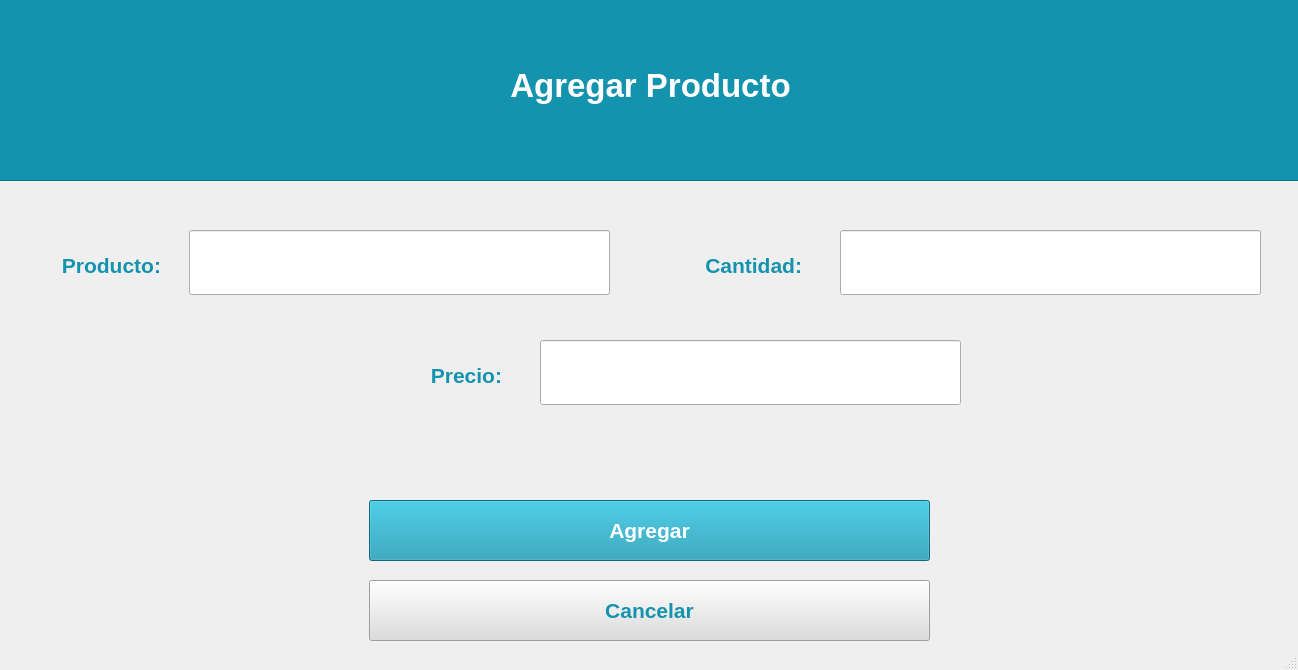
<?xml version="1.0" encoding="UTF-8"?>
<ui version="4.0">
 <class>MainWindow</class>
 <widget class="QMainWindow" name="MainWindow">
  <property name="geometry">
   <rect>
    <x>0</x>
    <y>0</y>
    <width>1298</width>
    <height>670</height>
   </rect>
  </property>
  <property name="minimumSize">
   <size>
    <width>1298</width>
    <height>670</height>
   </size>
  </property>
  <property name="maximumSize">
   <size>
    <width>1298</width>
    <height>670</height>
   </size>
  </property>
  <property name="windowTitle">
   <string>MainWindow</string>
  </property>
  <widget class="QWidget" name="centralwidget">
   <widget class="QPushButton" name="Agregar">
    <property name="geometry">
     <rect>
      <x>369</x>
      <y>500</y>
      <width>561</width>
      <height>61</height>
     </rect>
    </property>
    <property name="palette">
     <palette>
      <active>
       <colorrole role="WindowText">
        <brush brushstyle="SolidPattern">
         <color alpha="255">
          <red>255</red>
          <green>255</green>
          <blue>255</blue>
         </color>
        </brush>
       </colorrole>
       <colorrole role="Button">
        <brush brushstyle="SolidPattern">
         <color alpha="255">
          <red>20</red>
          <green>147</green>
          <blue>174</blue>
         </color>
        </brush>
       </colorrole>
       <colorrole role="ButtonText">
        <brush brushstyle="SolidPattern">
         <color alpha="255">
          <red>255</red>
          <green>255</green>
          <blue>255</blue>
         </color>
        </brush>
       </colorrole>
       <colorrole role="Base">
        <brush brushstyle="SolidPattern">
         <color alpha="255">
          <red>20</red>
          <green>147</green>
          <blue>174</blue>
         </color>
        </brush>
       </colorrole>
       <colorrole role="Window">
        <brush brushstyle="SolidPattern">
         <color alpha="255">
          <red>20</red>
          <green>147</green>
          <blue>174</blue>
         </color>
        </brush>
       </colorrole>
      </active>
      <inactive>
       <colorrole role="WindowText">
        <brush brushstyle="SolidPattern">
         <color alpha="255">
          <red>255</red>
          <green>255</green>
          <blue>255</blue>
         </color>
        </brush>
       </colorrole>
       <colorrole role="Button">
        <brush brushstyle="SolidPattern">
         <color alpha="255">
          <red>20</red>
          <green>147</green>
          <blue>174</blue>
         </color>
        </brush>
       </colorrole>
       <colorrole role="ButtonText">
        <brush brushstyle="SolidPattern">
         <color alpha="255">
          <red>255</red>
          <green>255</green>
          <blue>255</blue>
         </color>
        </brush>
       </colorrole>
       <colorrole role="Base">
        <brush brushstyle="SolidPattern">
         <color alpha="255">
          <red>20</red>
          <green>147</green>
          <blue>174</blue>
         </color>
        </brush>
       </colorrole>
       <colorrole role="Window">
        <brush brushstyle="SolidPattern">
         <color alpha="255">
          <red>20</red>
          <green>147</green>
          <blue>174</blue>
         </color>
        </brush>
       </colorrole>
      </inactive>
      <disabled>
       <colorrole role="WindowText">
        <brush brushstyle="SolidPattern">
         <color alpha="255">
          <red>120</red>
          <green>120</green>
          <blue>120</blue>
         </color>
        </brush>
       </colorrole>
       <colorrole role="Button">
        <brush brushstyle="SolidPattern">
         <color alpha="255">
          <red>20</red>
          <green>147</green>
          <blue>174</blue>
         </color>
        </brush>
       </colorrole>
       <colorrole role="ButtonText">
        <brush brushstyle="SolidPattern">
         <color alpha="255">
          <red>120</red>
          <green>120</green>
          <blue>120</blue>
         </color>
        </brush>
       </colorrole>
       <colorrole role="Base">
        <brush brushstyle="SolidPattern">
         <color alpha="255">
          <red>20</red>
          <green>147</green>
          <blue>174</blue>
         </color>
        </brush>
       </colorrole>
       <colorrole role="Window">
        <brush brushstyle="SolidPattern">
         <color alpha="255">
          <red>20</red>
          <green>147</green>
          <blue>174</blue>
         </color>
        </brush>
       </colorrole>
      </disabled>
     </palette>
    </property>
    <property name="font">
     <font>
      <pointsize>16</pointsize>
      <weight>75</weight>
      <italic>false</italic>
      <bold>true</bold>
      <underline>false</underline>
      <strikeout>false</strikeout>
     </font>
    </property>
    <property name="styleSheet">
     <string notr="true">background-color: rgb(20, 147, 174)</string>
    </property>
    <property name="text">
     <string>Agregar</string>
    </property>
   </widget>
   <widget class="QPushButton" name="Cancelar">
    <property name="geometry">
     <rect>
      <x>369</x>
      <y>580</y>
      <width>561</width>
      <height>61</height>
     </rect>
    </property>
    <property name="palette">
     <palette>
      <active>
       <colorrole role="Button">
        <brush brushstyle="SolidPattern">
         <color alpha="255">
          <red>221</red>
          <green>221</green>
          <blue>221</blue>
         </color>
        </brush>
       </colorrole>
       <colorrole role="ButtonText">
        <brush brushstyle="SolidPattern">
         <color alpha="255">
          <red>20</red>
          <green>147</green>
          <blue>174</blue>
         </color>
        </brush>
       </colorrole>
       <colorrole role="Base">
        <brush brushstyle="SolidPattern">
         <color alpha="255">
          <red>221</red>
          <green>221</green>
          <blue>221</blue>
         </color>
        </brush>
       </colorrole>
       <colorrole role="Window">
        <brush brushstyle="SolidPattern">
         <color alpha="255">
          <red>221</red>
          <green>221</green>
          <blue>221</blue>
         </color>
        </brush>
       </colorrole>
      </active>
      <inactive>
       <colorrole role="Button">
        <brush brushstyle="SolidPattern">
         <color alpha="255">
          <red>221</red>
          <green>221</green>
          <blue>221</blue>
         </color>
        </brush>
       </colorrole>
       <colorrole role="ButtonText">
        <brush brushstyle="SolidPattern">
         <color alpha="255">
          <red>20</red>
          <green>147</green>
          <blue>174</blue>
         </color>
        </brush>
       </colorrole>
       <colorrole role="Base">
        <brush brushstyle="SolidPattern">
         <color alpha="255">
          <red>221</red>
          <green>221</green>
          <blue>221</blue>
         </color>
        </brush>
       </colorrole>
       <colorrole role="Window">
        <brush brushstyle="SolidPattern">
         <color alpha="255">
          <red>221</red>
          <green>221</green>
          <blue>221</blue>
         </color>
        </brush>
       </colorrole>
      </inactive>
      <disabled>
       <colorrole role="Button">
        <brush brushstyle="SolidPattern">
         <color alpha="255">
          <red>221</red>
          <green>221</green>
          <blue>221</blue>
         </color>
        </brush>
       </colorrole>
       <colorrole role="ButtonText">
        <brush brushstyle="SolidPattern">
         <color alpha="255">
          <red>120</red>
          <green>120</green>
          <blue>120</blue>
         </color>
        </brush>
       </colorrole>
       <colorrole role="Base">
        <brush brushstyle="SolidPattern">
         <color alpha="255">
          <red>221</red>
          <green>221</green>
          <blue>221</blue>
         </color>
        </brush>
       </colorrole>
       <colorrole role="Window">
        <brush brushstyle="SolidPattern">
         <color alpha="255">
          <red>221</red>
          <green>221</green>
          <blue>221</blue>
         </color>
        </brush>
       </colorrole>
      </disabled>
     </palette>
    </property>
    <property name="font">
     <font>
      <pointsize>16</pointsize>
      <weight>75</weight>
      <bold>true</bold>
     </font>
    </property>
    <property name="styleSheet">
     <string notr="true">background-color: rgb(221, 221, 221);</string>
    </property>
    <property name="text">
     <string>Cancelar</string>
    </property>
   </widget>
   <widget class="QLabel" name="label_2">
    <property name="geometry">
     <rect>
      <x>-10</x>
      <y>225</y>
      <width>171</width>
      <height>81</height>
     </rect>
    </property>
    <property name="palette">
     <palette>
      <active>
       <colorrole role="WindowText">
        <brush brushstyle="SolidPattern">
         <color alpha="255">
          <red>20</red>
          <green>147</green>
          <blue>174</blue>
         </color>
        </brush>
       </colorrole>
      </active>
      <inactive>
       <colorrole role="WindowText">
        <brush brushstyle="SolidPattern">
         <color alpha="255">
          <red>20</red>
          <green>147</green>
          <blue>174</blue>
         </color>
        </brush>
       </colorrole>
      </inactive>
      <disabled>
       <colorrole role="WindowText">
        <brush brushstyle="SolidPattern">
         <color alpha="255">
          <red>120</red>
          <green>120</green>
          <blue>120</blue>
         </color>
        </brush>
       </colorrole>
      </disabled>
     </palette>
    </property>
    <property name="font">
     <font>
      <pointsize>16</pointsize>
      <weight>75</weight>
      <bold>true</bold>
     </font>
    </property>
    <property name="text">
     <string>Producto:</string>
    </property>
    <property name="alignment">
     <set>Qt::AlignRight|Qt::AlignTrailing|Qt::AlignVCenter</set>
    </property>
   </widget>
   <widget class="QLabel" name="label_3">
    <property name="geometry">
     <rect>
      <x>631</x>
      <y>225</y>
      <width>171</width>
      <height>81</height>
     </rect>
    </property>
    <property name="palette">
     <palette>
      <active>
       <colorrole role="WindowText">
        <brush brushstyle="SolidPattern">
         <color alpha="255">
          <red>20</red>
          <green>147</green>
          <blue>174</blue>
         </color>
        </brush>
       </colorrole>
      </active>
      <inactive>
       <colorrole role="WindowText">
        <brush brushstyle="SolidPattern">
         <color alpha="255">
          <red>20</red>
          <green>147</green>
          <blue>174</blue>
         </color>
        </brush>
       </colorrole>
      </inactive>
      <disabled>
       <colorrole role="WindowText">
        <brush brushstyle="SolidPattern">
         <color alpha="255">
          <red>120</red>
          <green>120</green>
          <blue>120</blue>
         </color>
        </brush>
       </colorrole>
      </disabled>
     </palette>
    </property>
    <property name="font">
     <font>
      <pointsize>16</pointsize>
      <weight>75</weight>
      <bold>true</bold>
     </font>
    </property>
    <property name="text">
     <string>Cantidad:</string>
    </property>
    <property name="alignment">
     <set>Qt::AlignRight|Qt::AlignTrailing|Qt::AlignVCenter</set>
    </property>
   </widget>
   <widget class="QFrame" name="frame">
    <property name="geometry">
     <rect>
      <x>-130</x>
      <y>-20</y>
      <width>1621</width>
      <height>201</height>
     </rect>
    </property>
    <property name="styleSheet">
     <string notr="true">background-color: rgb(20, 147, 174);</string>
    </property>
    <property name="frameShape">
     <enum>QFrame::StyledPanel</enum>
    </property>
    <property name="frameShadow">
     <enum>QFrame::Raised</enum>
    </property>
    <widget class="QLabel" name="label_15">
     <property name="geometry">
      <rect>
       <x>505</x>
       <y>70</y>
       <width>551</width>
       <height>71</height>
      </rect>
     </property>
     <property name="palette">
      <palette>
       <active>
        <colorrole role="WindowText">
         <brush brushstyle="SolidPattern">
          <color alpha="255">
           <red>255</red>
           <green>255</green>
           <blue>255</blue>
          </color>
         </brush>
        </colorrole>
        <colorrole role="Button">
         <brush brushstyle="SolidPattern">
          <color alpha="255">
           <red>20</red>
           <green>147</green>
           <blue>174</blue>
          </color>
         </brush>
        </colorrole>
        <colorrole role="Base">
         <brush brushstyle="SolidPattern">
          <color alpha="255">
           <red>20</red>
           <green>147</green>
           <blue>174</blue>
          </color>
         </brush>
        </colorrole>
        <colorrole role="Window">
         <brush brushstyle="SolidPattern">
          <color alpha="255">
           <red>20</red>
           <green>147</green>
           <blue>174</blue>
          </color>
         </brush>
        </colorrole>
       </active>
       <inactive>
        <colorrole role="WindowText">
         <brush brushstyle="SolidPattern">
          <color alpha="255">
           <red>255</red>
           <green>255</green>
           <blue>255</blue>
          </color>
         </brush>
        </colorrole>
        <colorrole role="Button">
         <brush brushstyle="SolidPattern">
          <color alpha="255">
           <red>20</red>
           <green>147</green>
           <blue>174</blue>
          </color>
         </brush>
        </colorrole>
        <colorrole role="Base">
         <brush brushstyle="SolidPattern">
          <color alpha="255">
           <red>20</red>
           <green>147</green>
           <blue>174</blue>
          </color>
         </brush>
        </colorrole>
        <colorrole role="Window">
         <brush brushstyle="SolidPattern">
          <color alpha="255">
           <red>20</red>
           <green>147</green>
           <blue>174</blue>
          </color>
         </brush>
        </colorrole>
       </inactive>
       <disabled>
        <colorrole role="WindowText">
         <brush brushstyle="SolidPattern">
          <color alpha="255">
           <red>120</red>
           <green>120</green>
           <blue>120</blue>
          </color>
         </brush>
        </colorrole>
        <colorrole role="Button">
         <brush brushstyle="SolidPattern">
          <color alpha="255">
           <red>20</red>
           <green>147</green>
           <blue>174</blue>
          </color>
         </brush>
        </colorrole>
        <colorrole role="Base">
         <brush brushstyle="SolidPattern">
          <color alpha="255">
           <red>20</red>
           <green>147</green>
           <blue>174</blue>
          </color>
         </brush>
        </colorrole>
        <colorrole role="Window">
         <brush brushstyle="SolidPattern">
          <color alpha="255">
           <red>20</red>
           <green>147</green>
           <blue>174</blue>
          </color>
         </brush>
        </colorrole>
       </disabled>
      </palette>
     </property>
     <property name="font">
      <font>
       <pointsize>25</pointsize>
       <weight>75</weight>
       <bold>true</bold>
       <stylestrategy>PreferDefault</stylestrategy>
      </font>
     </property>
     <property name="layoutDirection">
      <enum>Qt::LeftToRight</enum>
     </property>
     <property name="text">
      <string>Agregar Producto</string>
     </property>
     <property name="alignment">
      <set>Qt::AlignCenter</set>
     </property>
    </widget>
   </widget>
   <widget class="QFrame" name="frame_2">
    <property name="geometry">
     <rect>
      <x>629</x>
      <y>540</y>
      <width>1</width>
      <height>1</height>
     </rect>
    </property>
    <property name="frameShape">
     <enum>QFrame::StyledPanel</enum>
    </property>
    <property name="frameShadow">
     <enum>QFrame::Raised</enum>
    </property>
   </widget>
   <widget class="QLineEdit" name="lineEdit">
    <property name="geometry">
     <rect>
      <x>189</x>
      <y>230</y>
      <width>421</width>
      <height>65</height>
     </rect>
    </property>
    <property name="font">
     <font>
      <pointsize>14</pointsize>
     </font>
    </property>
   </widget>
   <widget class="QLineEdit" name="lineEdit_2">
    <property name="geometry">
     <rect>
      <x>840</x>
      <y>230</y>
      <width>421</width>
      <height>65</height>
     </rect>
    </property>
   </widget>
   <widget class="QLabel" name="label_4">
    <property name="geometry">
     <rect>
      <x>331</x>
      <y>335</y>
      <width>171</width>
      <height>81</height>
     </rect>
    </property>
    <property name="palette">
     <palette>
      <active>
       <colorrole role="WindowText">
        <brush brushstyle="SolidPattern">
         <color alpha="255">
          <red>20</red>
          <green>147</green>
          <blue>174</blue>
         </color>
        </brush>
       </colorrole>
      </active>
      <inactive>
       <colorrole role="WindowText">
        <brush brushstyle="SolidPattern">
         <color alpha="255">
          <red>20</red>
          <green>147</green>
          <blue>174</blue>
         </color>
        </brush>
       </colorrole>
      </inactive>
      <disabled>
       <colorrole role="WindowText">
        <brush brushstyle="SolidPattern">
         <color alpha="255">
          <red>120</red>
          <green>120</green>
          <blue>120</blue>
         </color>
        </brush>
       </colorrole>
      </disabled>
     </palette>
    </property>
    <property name="font">
     <font>
      <pointsize>16</pointsize>
      <weight>75</weight>
      <bold>true</bold>
     </font>
    </property>
    <property name="text">
     <string>Precio:</string>
    </property>
    <property name="alignment">
     <set>Qt::AlignRight|Qt::AlignTrailing|Qt::AlignVCenter</set>
    </property>
   </widget>
   <widget class="QLineEdit" name="lineEdit_4">
    <property name="geometry">
     <rect>
      <x>540</x>
      <y>340</y>
      <width>421</width>
      <height>65</height>
     </rect>
    </property>
   </widget>
  </widget>
  <widget class="QStatusBar" name="statusbar"/>
 </widget>
 <resources/>
 <connections/>
</ui>
